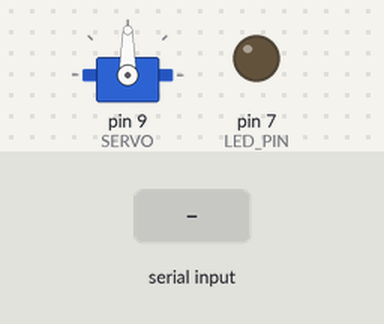
Recording of a sketch running on a simulated Arduino Uno, built with avr-gcc and run on an emulated ATmega328P. Parts: servo, output pins drawn as LEDs (lit = HIGH). Inputs (shaded band) come from the test bench.

Above: at 1.2 s.
1.3 s: "1" received over the second serial link
At 2.1 s:
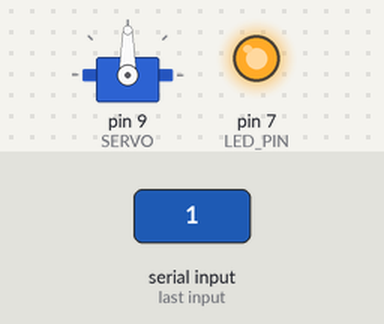
2.8 s: "0" received over the second serial link
At 3.2 s:
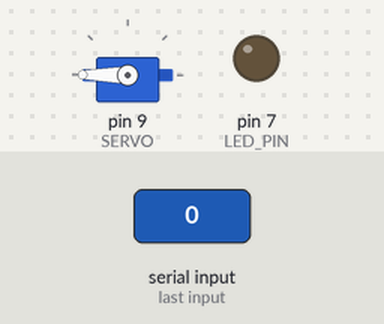
Timing chart, 0 to 5.8 s (numbered marks = the images above; inputs shaded):
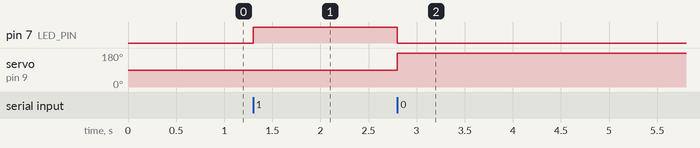

The sketch:

bt_response.ino
```cpp
//Design to run on Arduino Uno

#include <SoftwareSerial.h>
#include <Servo.h>

#define TxD 3
#define RxD 2
#define LED_PIN 7
#define HOME_POS 0
#define ON 90
#define OFF 180
#define SERVO 9
#define BAUD 9600

SoftwareSerial bluetoothSerial(TxD, RxD); //seetting bluetooth transmission protocol on Serial
Servo flick; //actuator for light

char bt_data;

void setup() {
  bluetoothSerial.begin(BAUD);
  Serial.begin(BAUD);
  pinMode(LED_PIN, OUTPUT);
  flick.attach(SERVO);
  //flick.write(HOME_POS);
  }

void loop() {
  if(bluetoothSerial.available()){
    bt_data = bluetoothSerial.read();
    //Serial.println(bt_data);
    if(bt_data=='1'){
      digitalWrite(LED_PIN, HIGH);
      flick.write(ON);
    }
    if(bt_data=='0'){
      digitalWrite(LED_PIN, LOW);
      flick.write(OFF);
    }
  }
}
```

Measured:
- after the input at 1.3 s, pin 7 (LED_PIN): LOW → HIGH at once
- after the input at 2.8 s, pin 7 (LED_PIN): HIGH → LOW at once; servo on pin 9 (SERVO): 90° → 180° at once
